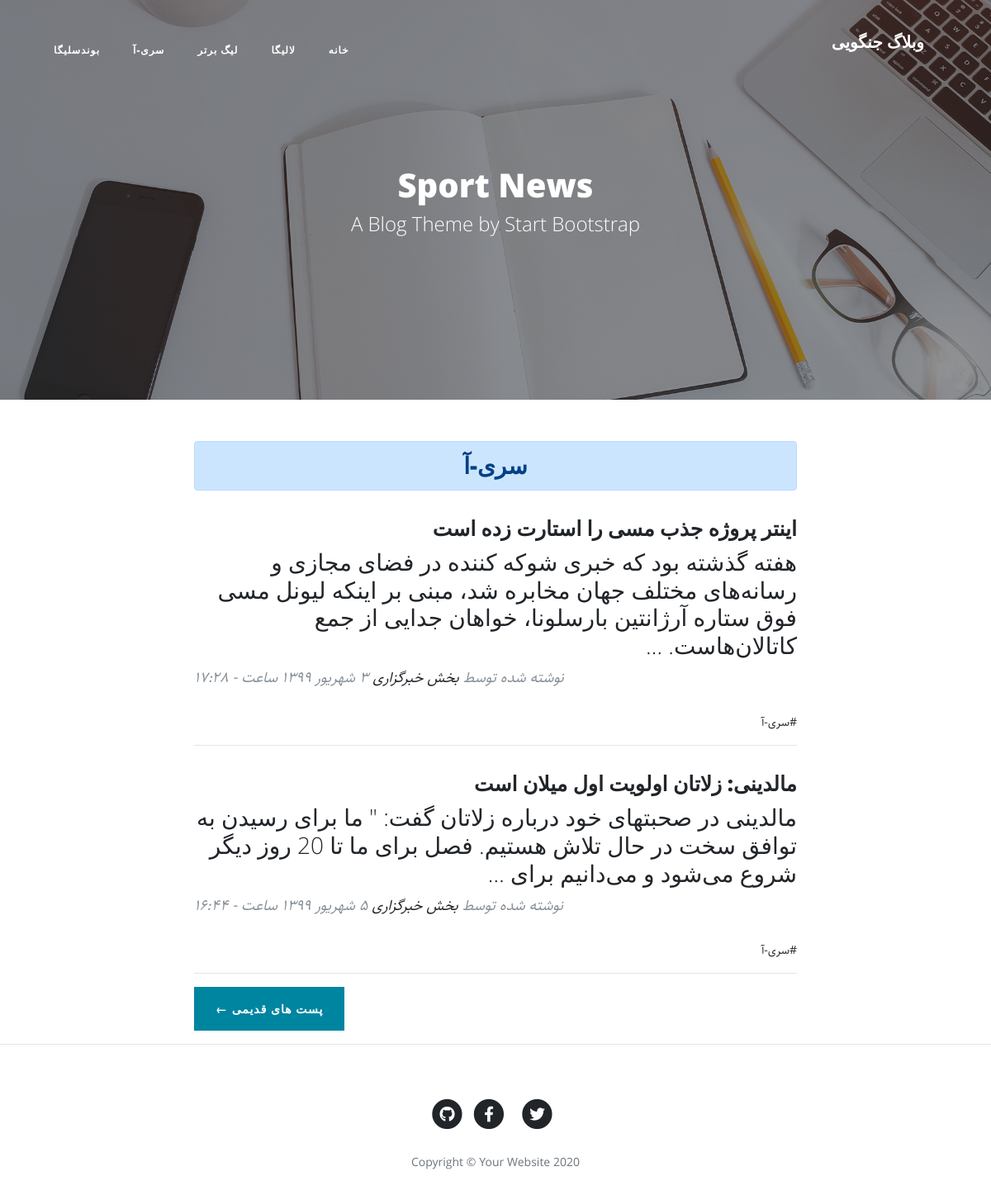
Page /category/seria on the committed database.
### blog/models.py (models this page shows, shortened)
class Category(models.Model):
    parent = models.ForeignKey('self', default=None, null=True, blank=True, on_delete=models.SET_NULL, related_name='children', verbose_name='زیر دسته')
    title = models.CharField(max_length=200)
    slug = models.SlugField(max_length=100, unique=True)
    status = models.BooleanField(default=True, verbose_name='آیا نمایش داده شود؟')
    position = models.IntegerField()
    class Meta:
        verbose_name = 'دسته بندی'
        verbose_name_plural = 'دسته بندی ها'
        ordering = ['parent__id', 'position']
    objects = CategoryManager()

class Article(models.Model):
    STATUS_CHOICES = (
        ('d', 'Draft'),
        ('p', 'Published')
    )
    title = models.CharField(max_length=200)
    slug = models.SlugField(max_length=100, unique=True)
    category = models.ManyToManyField(Category, verbose_name='دسته بندی', related_name='articles')
    description = models.TextField()
    thumbnail = models.ImageField(upload_to='images')
    publish = models.DateTimeField(default=timezone.now)
    created = models.DateTimeField(auto_now_add=True)
    updated = models.DateTimeField(auto_now=True)
    status = models.CharField(max_length=1, choices=STATUS_CHOICES)
    class Meta:
        verbose_name = 'مقاله'
        verbose_name_plural = 'مقالات'
    def jpublish(self):
        return jalali_converter(self.publish)
    jpublish.short_description = 'زمان انتشار'
    def category_published(self):
        return self.category.filter(status=True)
    objects = ArticleManager()

### blog/views.py (the view)
# urls.py: path('category/<slug:slug>', category, name='category'),
def category(request, slug, page=1):
    category = get_object_or_404(Category, slug=slug, status=True)
    article_list = category.articles.published()
    paginator = Paginator(article_list, 2)
    articles = paginator.get_page(page)
    context = {
        'category': category,
        'articles': articles
    }
    return render(request, 'blog/category.html', context)

### blog/models.py (called while the page is built)
    def published(self):
        return self.filter(status='p')

    def active(self):
        return self.filter(status=True)

### blog/templatetags/base_tags.py (called while the page is built)
@register.simple_tag
def title():
    return 'وبلاگ جنگویی'

@register.inclusion_tag('blog/partials/category_navbar.html')
def category_navbar():
    return {
        'category': Category.objects.filter(status=True)
    }

### extensions/jalali.py (called while the page is built)
    def persian_tuple(self):
        return self.persian_year, self.persian_month, self.persian_day

### extensions/utils.py (called while the page is built)
def persian_numbers_converter(mystr):
    numbers = {
        "0": "۰",
        "1": "۱",
        "2": "۲",
        "3": "۳",
        "4": "۴",
        "5": "۵",
        "6": "۶",
        "7": "۷",
        "8": "۸",
        "9": "۹",
    }
    for e_num, p_num in numbers.items():
        mystr = mystr.replace(e_num, p_num)
    return mystr

def jalali_converter(time):
    jmonth = ['فروردین', 'اردیبهشت', 'خرداد',
              'تیر', 'مرداد', 'شهریور',
              'مهر', 'آبان', 'آذر',
              'دی', 'بهمن', 'اسفند']
    time = timezone.localtime(time)
    time_to_str = f'{time.year},{time.month},{time.day}'
    time_to_tuple = jalali.Gregorian(time_to_str).persian_tuple()
    time_to_list = list(time_to_tuple)
    for index, month in enumerate(jmonth):
        if time_to_list[1] == index + 1:
            time_to_list[1] = month
            break
    output = f'{time_to_list[2]} {time_to_list[1]} {time_to_list[0]} ساعت - {time.hour}:{time.minute}'
    return persian_numbers_converter(output)

### blog/templates/blog/category.html (shortened to what this page needs)
{% extends 'blog/base.html' %}
{% load static %}
{% block main %}
<header class="masthead" style="background-image: url('{% static " blog/img/home-bg.jpg" %}')">
<div class="overlay"></div>
<div class="container">
    <div class="row">
        <div class="col-lg-8 col-md-10 mx-auto">
            <div class="site-heading">
                <h1>Sport News</h1>
                <span class="subheading">A Blog Theme by Start Bootstrap</span>
            </div>
        </div>
    </div>
</div>
</header>
<div class="container">
    <div class="row">
        <div class="col-lg-8 col-md-10 mx-auto">
            <h3 class="alert alert-primary text-center">{{category.title}}</h3>
            {% for article in articles %}
            <div class="post-preview">
                <a href="{% url 'blog:detail' article.slug %}">
                    <h2 class="post-title">
                        {{article.title}}
                    </h2>
                    <h3 class="post-subtitle">
                        {{article.description|truncatewords:30}}
                    </h3>
                </a>
                <p class="post-meta">نوشته شده توسط
                    <a href="#">بخش خبرگزاری</a>
                    {{article.jpublish}}</p>
                <div>
                    {% for cat in article.category_published.all %}
                    <a href="#">#{{cat.title}}</a>
                    {% endfor %}
                </div>
            </div>
            <hr>
            {% endfor %}
            <div class="clearfix pager-botton">
                {% if articles.has_next %}
                <a class="btn btn-primary float-right"
                   href="{% url 'blog:category' category.slug articles.next_page_number %}">پست های قدیمی &larr;</a>
                {% endif %}
            </div>
        </div>
    </div>
</div>
{% endblock %}

### blog/templates/blog/partials/category_navbar.html (shortened to what this page needs)
<div class="collapse navbar-collapse nav" id="navbarResponsive">
    <ul class="navbar-nav ml-auto">
        <li class="nav-item">
            <a class="nav-link" href="{% url 'blog:home' %}">خانه</a>
        </li>
        {% for cat in category %}
        {% if cat.parent == None %}
        <li class="nav-item">
            <a class="nav-link" href="{% url 'blog:category' cat.slug %}">{{cat.title}}</a>
        </li>
        {% endif %}
        {% endfor %}
    </ul>
</div>

### blog/static/blog/css/rtl.css (style rules this page uses)
body { direction: rtl; text-align: right; font-family: "Sahel"; font-size: 14px; }
.navbar-nav { margin-left: initial !important; margin-right: auto; }
.post-meta { text-align: left; }
.pager-botton { float: left !important; }
header.masthead .site-heading h1 { font-size: 40px; }
.post-preview > a > .post-title { font-size: 25px; }
.nav ul { padding-right: 0; }
.nav ul li { border-bottom: none; height: 86px; line-height: 86px; font-size: 14px; display: inline-block; float: left; margin: 0 auto; }
.nav ul li a { text-decoration: none; color: #000000; display: block; transition: .3s background-color; padding: 0 24px; }
.nav a { border-bottom: none; }

### rows in the picture
Category: title "لالیگا"
Category: title "لیگ برتر"
Category: title "سری-آ"
Category: title "بوندسلیگا"
Article: title "اینتر پروژه جذب مسی را استارت زده است", description "هفته گذشته بود که خبری شوکه کننده در فضای مجازی و رسانه‌های مختلف جهان مخابره شد، مبنی بر اینکه لیونل مسی فوق ستاره آرژانتین بارسلونا، خواهان جدایی از جمع کاتالان‌هاست. …", jpublish "۳ شهریور ۱۳۹۹ ساعت - ۱۷:۲۸"
Article: title "مالدینی: زلاتان اولویت اول میلان است", description "مالدینی در صحبتهای خود درباره زلاتان گفت: \" ما برای رسیدن به توافق سخت در حال تلاش هستیم. فصل برای ما تا 20 روز دیگر شروع می‌شود و می‌دانیم برای …", jpublish "۵ شهریور ۱۳۹۹ ساعت - ۱۶:۴۴"
